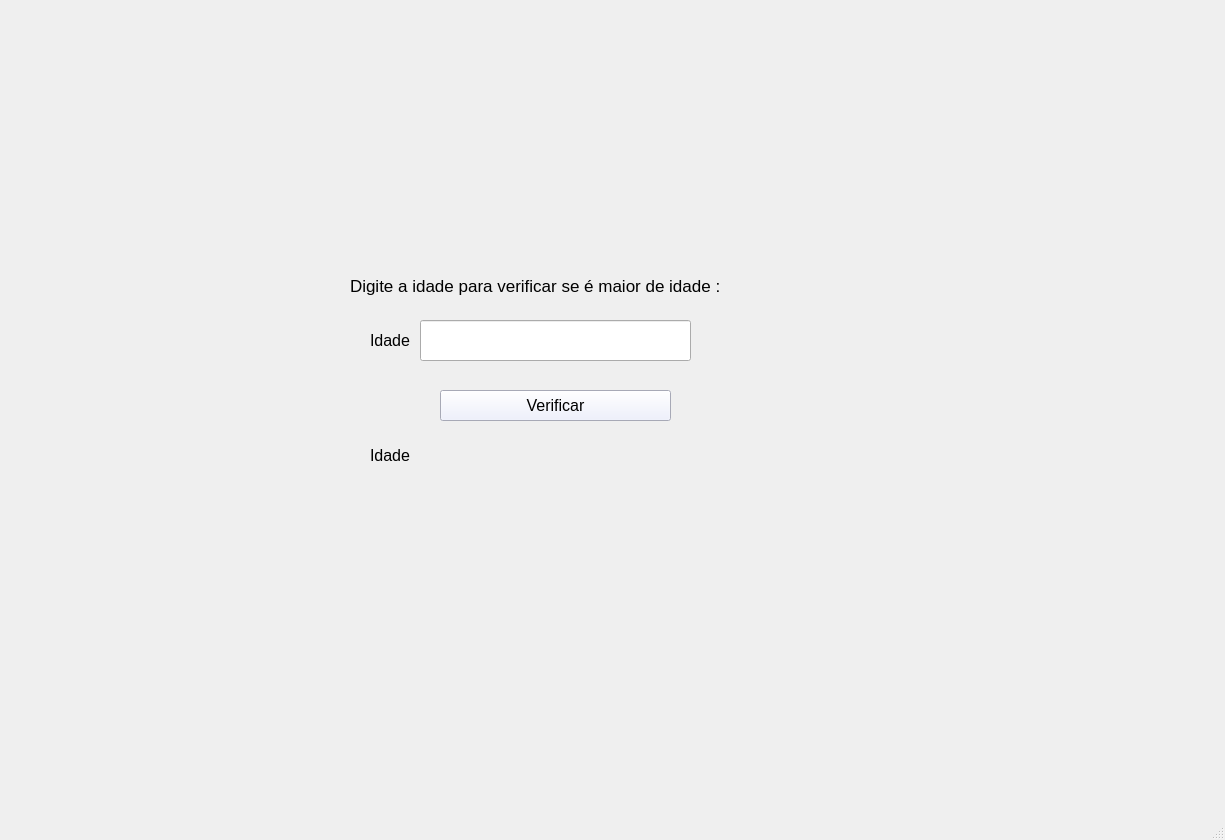
<?xml version="1.0" encoding="UTF-8"?>
<ui version="4.0">
 <class>MainWindow</class>
 <widget class="QMainWindow" name="MainWindow">
  <property name="geometry">
   <rect>
    <x>0</x>
    <y>0</y>
    <width>1225</width>
    <height>840</height>
   </rect>
  </property>
  <property name="windowTitle">
   <string>MainWindow</string>
  </property>
  <widget class="QWidget" name="centralwidget">
   <widget class="QPushButton" name="pushButtonVerificar">
    <property name="geometry">
     <rect>
      <x>440</x>
      <y>390</y>
      <width>231</width>
      <height>31</height>
     </rect>
    </property>
    <property name="font">
     <font>
      <family>Arial</family>
      <pointsize>12</pointsize>
     </font>
    </property>
    <property name="styleSheet">
     <string notr="true">background: #eaedff;</string>
    </property>
    <property name="text">
     <string>Verificar</string>
    </property>
   </widget>
   <widget class="QLabel" name="labelResultado">
    <property name="geometry">
     <rect>
      <x>370</x>
      <y>430</y>
      <width>291</width>
      <height>51</height>
     </rect>
    </property>
    <property name="font">
     <font>
      <family>Arial</family>
      <pointsize>12</pointsize>
     </font>
    </property>
    <property name="text">
     <string>Idade </string>
    </property>
   </widget>
   <widget class="QLabel" name="labelIdade_2">
    <property name="geometry">
     <rect>
      <x>370</x>
      <y>320</y>
      <width>41</width>
      <height>41</height>
     </rect>
    </property>
    <property name="font">
     <font>
      <family>Arial</family>
      <pointsize>12</pointsize>
     </font>
    </property>
    <property name="text">
     <string>Idade:</string>
    </property>
   </widget>
   <widget class="QLineEdit" name="lineEditIdade">
    <property name="geometry">
     <rect>
      <x>420</x>
      <y>320</y>
      <width>271</width>
      <height>41</height>
     </rect>
    </property>
    <property name="font">
     <font>
      <family>Arial</family>
      <pointsize>12</pointsize>
     </font>
    </property>
    <property name="text">
     <string/>
    </property>
   </widget>
   <widget class="QLabel" name="labelIdade">
    <property name="geometry">
     <rect>
      <x>350</x>
      <y>270</y>
      <width>381</width>
      <height>31</height>
     </rect>
    </property>
    <property name="font">
     <font>
      <family>Arial</family>
      <pointsize>13</pointsize>
     </font>
    </property>
    <property name="text">
     <string>Digite a idade para verificar se é maior de idade :</string>
    </property>
   </widget>
  </widget>
  <widget class="QMenuBar" name="menubar">
   <property name="geometry">
    <rect>
     <x>0</x>
     <y>0</y>
     <width>1225</width>
     <height>21</height>
    </rect>
   </property>
  </widget>
  <widget class="QStatusBar" name="statusbar"/>
 </widget>
 <resources/>
 <connections/>
</ui>
